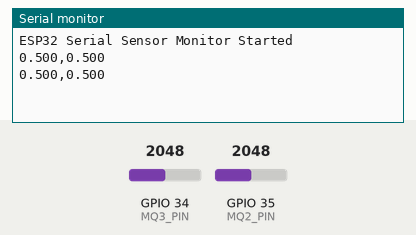
The sketch below on a simulated ESP32. On the bench: the last lines printed to the serial monitor. The test bench sets the inputs (shaded band); at power-on: GPIO 34 (MQ3_PIN) = 2048, GPIO 35 (MQ2_PIN) = 2048.

Above: at 2.2 s.
2.3 s: GPIO 34 (MQ3_PIN) set to 2866
At 3.6 s:
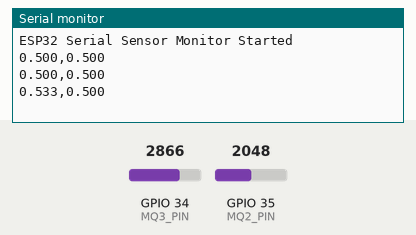
3.8 s: GPIO 35 (MQ2_PIN) set to 2866
At 4.5 s:
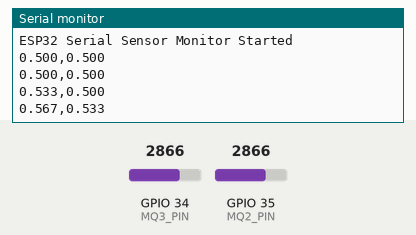
5.3 s: GPIO 34 (MQ3_PIN) set to 3603
At 6.6 s:
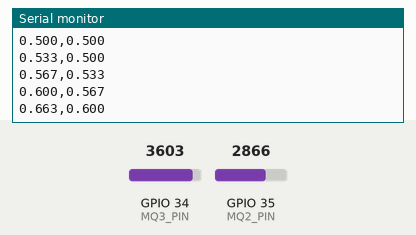
6.8 s: GPIO 35 (MQ2_PIN) set to 3603
At 7.8 s:
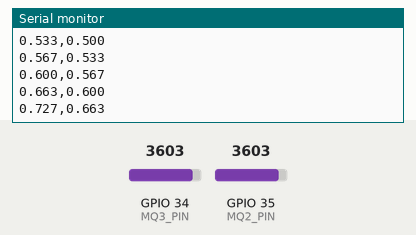
Timing chart, 0 to 9.3 s (numbered marks = the images above; inputs shaded):
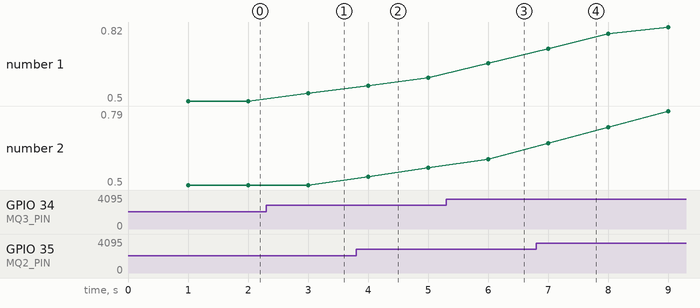

The sketch:

sketch_sep20a_copy_20251007114532.ino
```cpp
#include <Arduino.h>

// --- Analog Pins ---
#define MQ3_PIN 34  // Alcohol sensor
#define MQ2_PIN 35  // Smoke sensor

// --- Analog Smoothing ---
const int N_SAMPLES = 6;
int mq3_buffer[N_SAMPLES], mq3_idx = 0;
int mq2_buffer[N_SAMPLES], mq2_idx = 0;

// --- Rolling average helper ---
float avg_int_buffer(int* buf) {
  long sum = 0;
  for (int i = 0; i < N_SAMPLES; i++) sum += buf[i];
  return (float)sum / N_SAMPLES;
}

unsigned long lastSensorUpdate = 0;

void setup() {
  Serial.begin(115200);
  delay(1000);  // allow Serial to initialize

  // Initialize buffers
  for (int i = 0; i < N_SAMPLES; i++) {
    mq3_buffer[i] = analogRead(MQ3_PIN);
    mq2_buffer[i] = analogRead(MQ2_PIN);
  }

  Serial.println("ESP32 Serial Sensor Monitor Started");
}

void loop() {
  // Sample sensors every 1 second
  if (millis() - lastSensorUpdate >= 1000) {
    lastSensorUpdate = millis();

    // Read sensors into rolling buffer
    mq3_buffer[mq3_idx++] = analogRead(MQ3_PIN);
    if (mq3_idx >= N_SAMPLES) mq3_idx = 0;

    mq2_buffer[mq2_idx++] = analogRead(MQ2_PIN);
    if (mq2_idx >= N_SAMPLES) mq2_idx = 0;

    // Calculate averages
    float mq3_avg = avg_int_buffer(mq3_buffer);
    float mq2_avg = avg_int_buffer(mq2_buffer);

    // Normalize to 0.0–1.0 range
    float alcohol_norm = mq3_avg / 4095.0;
    float smoke_norm   = mq2_avg / 4095.0;

    // Send via Serial in CSV format: alcohol,smoke
    Serial.print(alcohol_norm, 3);
    Serial.print(",");
    Serial.println(smoke_norm, 3);
  }
}
```

Measured:
- after the input at 2.3 s, the serial monitor: prints a new line after 0.70 s (image 1)
- after the input at 3.8 s, the serial monitor: prints a new line after 0.20 s (image 2)
- after the input at 5.3 s, the serial monitor: prints a new line after 0.70 s (image 3)
- after the input at 6.8 s, the serial monitor: prints a new line after 0.20 s (image 4)
- plotted number 1: 0.5 → 0.53 after the input at 2.3 s, 0.6 → 0.66 after the input at 5.3 s
